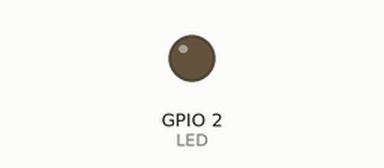
Simulated run of this sketch. Board: ESP8266 (NodeMCU). Parts: output pins drawn as LEDs (lit = HIGH). WiFi joins after 1.5 s; servers stay silent unless stated; the Firebase database answers and starts empty; what the sketch prints to the serial monitor is not drawn.

Above: at 0.1 s.
At 1.9 s:
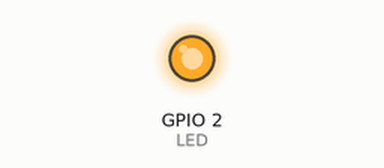
Timing chart, 0 to 3.4 s (numbered marks = the images above):
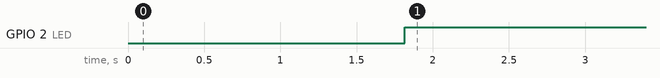

Measured:
- by itself, GPIO 2 (LED): LOW → HIGH at 1.8 s

The sketch:

iot_firebase.ino
```cpp
#include <ESP8266HTTPClient.h>
#include <ESP8266WiFi.h>
#include <FirebaseArduino.h>
#include <OneWire.h>
#include <DallasTemperature.h>

// Set these to run example.
#define FIREBASE_HOST   "prueba-9a680.firebaseio.com"
#define FIREBASE_AUTH   "v0QQHiYZEDub3irV9CwUSbk3rR5nAyDeNye9Uohx"
//"AAAAdGHMy1k:APA91bGsMrZSiVb-_Nltp1FbpaDbp6w_bzqe0NTJVRz0XfE0iUhAKyxGgmxRaa6k3xCwU4vPNu9nEfqRFaFqoUKmHAq9ePFdDCM-7AjN9IUV3XM8ErYbEFnSUka3yzIRuiUJzcE1wbMd"
//"AIzaSyDw5F-FmSruA_ElO09vuRb8FsjooPw3UtY"
//"AIzaSyB0dM1mXQz8shEl_NGHtdcJmhtkczY59Qs"
//"v0QQHiYZEDub3irV9CwUSbk3rR5nAyDeNye9Uohx"
#define WIFI_SSID       "Tesalia-AP"
#define WIFI_PASSWORD   "aahooraa"
#define LED             2
#define puertoOne_Wire  0

OneWire oneWire(puertoOne_Wire);

DallasTemperature sensor(&oneWire);

void setup() {
  Serial.begin(9600);
  pinMode(LED, OUTPUT);

  sensor.begin();
  // connect to wifi.
  WiFi.begin(WIFI_SSID, WIFI_PASSWORD);
  Serial.print("connecting");
  while (WiFi.status() != WL_CONNECTED) {
    Serial.print(".");
    delay(500);
  }
  Serial.println();
  Serial.print("connected: ");
  Serial.println(WiFi.localIP());

  Firebase.begin(FIREBASE_HOST);

  Firebase.setInt("LEDStatus",0);
}

int n = 0;

void loop() {

  //Serial.print("Requesting temperature...");
  //sensor.requestTemperatures();
  //Serial.println("HECHO");

  //Serial.print("Temperatura del dispositivo: ");
  //Serial.println(sensor.getTempCByIndex(0));

  //Firebase.setFloat("temp",sensor.getTempCByIndex(0));
  //if(Firebase.failed()){
  //  Serial.print("Error no.:");
  //  Serial.println(Firebase.error());
  //  return;
  //}

  if(Firebase.getInt("LEDStatus")){
    digitalWrite(LED, 0);
  }else{
    digitalWrite(LED, 1);
  }

  if(Firebase.failed()){
   Serial.print("Error:");
   Serial.println(Firebase.error());
   return;
  }
  delay(1000);

  // set value
  // Firebase.setFloat("number", 42.0);
  // // handle error
  // if (Firebase.failed()) {
  //     Serial.print("setting /number failed:");
  //     Serial.println(Firebase.error());
  //     return;
  // }
  // delay(1000);

  // // update value
  // Firebase.setFloat("number", 43.0);
  // // handle error
  // if (Firebase.failed()) {
  //     Serial.print("setting /number failed:");
  //     Serial.println(Firebase.error());
  //     return;
  // }
  // delay(1000);

  // // get value
  // Serial.print("number: ");
  // Serial.println(Firebase.getFloat("number"));
  // delay(1000);

  // // remove value
  // Firebase.remove("number");
  // delay(1000);

  // // set string value
  // Firebase.setString("message", "hello world");
  // // handle error
  // if (Firebase.failed()) {
  //     Serial.print("setting /message failed:");
  //     Serial.println(Firebase.error());
  //     return;
  // }
  // delay(1000);

  // // set bool value
  // Firebase.setBool("truth", false);
  // // handle error
  // if (Firebase.failed()) {
  //     Serial.print("setting /truth failed:");
  //     Serial.println(Firebase.error());
  //     return;
  // }
  // delay(1000);

  // // append a new value to /logs
  // String name = Firebase.pushInt("logs", n++);
  // // handle error
  // if (Firebase.failed()) {
  //     Serial.print("pushing /logs failed:");
  //     Serial.println(Firebase.error());
  //     return;
  // }
  // Serial.print("pushed: /logs/");
  // Serial.println(name);
  // delay(1000);
}
```
